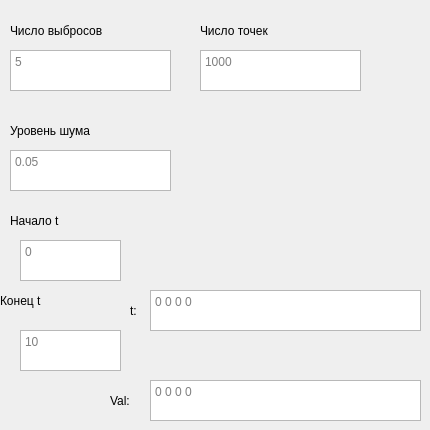
    <widget class="QWidget" name="page_hydr">
     <widget class="QTextEdit" name="n_out_hydr">
      <property name="geometry">
       <rect>
        <x>10</x>
        <y>50</y>
        <width>161</width>
        <height>41</height>
       </rect>
      </property>
      <property name="placeholderText">
       <string>5</string>
      </property>
     </widget>
     <widget class="QTextEdit" name="n_points_hydr">
      <property name="geometry">
       <rect>
        <x>200</x>
        <y>50</y>
        <width>161</width>
        <height>41</height>
       </rect>
      </property>
      <property name="placeholderText">
       <string>1000</string>
      </property>
     </widget>
     <widget class="QTextEdit" name="noiselvl_hydr">
      <property name="geometry">
       <rect>
        <x>10</x>
        <y>150</y>
        <width>161</width>
        <height>41</height>
       </rect>
      </property>
      <property name="placeholderText">
       <string>0.05</string>
      </property>
     </widget>
     <widget class="QLabel" name="label_12">
      <property name="geometry">
       <rect>
        <x>10</x>
        <y>10</y>
        <width>181</width>
        <height>41</height>
       </rect>
      </property>
      <property name="text">
       <string>Число выбросов</string>
      </property>
     </widget>
     <widget class="QLabel" name="label_13">
      <property name="geometry">
       <rect>
        <x>200</x>
        <y>10</y>
        <width>181</width>
        <height>41</height>
       </rect>
      </property>
      <property name="text">
       <string>Число точек</string>
      </property>
     </widget>
     <widget class="QLabel" name="label_14">
      <property name="geometry">
       <rect>
        <x>10</x>
        <y>110</y>
        <width>181</width>
        <height>41</height>
       </rect>
      </property>
      <property name="text">
       <string>Уровень шума</string>
      </property>
     </widget>
     <widget class="QTextEdit" name="T_min_hydr">
      <property name="geometry">
       <rect>
        <x>20</x>
        <y>240</y>
        <width>101</width>
        <height>41</height>
       </rect>
      </property>
      <property name="placeholderText">
       <string>0</string>
      </property>
     </widget>
     <widget class="QTextEdit" name="T_max_hydr">
      <property name="geometry">
       <rect>
        <x>20</x>
        <y>330</y>
        <width>101</width>
        <height>41</height>
       </rect>
      </property>
      <property name="placeholderText">
       <string>10</string>
      </property>
     </widget>
     <widget class="QLabel" name="label_37">
      <property name="geometry">
       <rect>
        <x>10</x>
        <y>200</y>
        <width>161</width>
        <height>41</height>
       </rect>
      </property>
      <property name="text">
       <string>Начало t</string>
      </property>
     </widget>
     <widget class="QLabel" name="label_38">
      <property name="geometry">
       <rect>
        <x>0</x>
        <y>280</y>
        <width>161</width>
        <height>41</height>
       </rect>
      </property>
      <property name="text">
       <string>Конец t</string>
      </property>
     </widget>
     <widget class="QTextEdit" name="T_interval_hydr">
      <property name="geometry">
       <rect>
        <x>150</x>
        <y>290</y>
        <width>271</width>
        <height>41</height>
       </rect>
      </property>
      <property name="placeholderText">
       <string>0 0 0 0</string>
      </property>
     </widget>
     <widget class="QTextEdit" name="Val_interval_hydr">
      <property name="geometry">
       <rect>
        <x>150</x>
        <y>380</y>
        <width>271</width>
        <height>41</height>
       </rect>
      </property>
      <property name="placeholderText">
       <string>0 0 0 0</string>
      </property>
     </widget>
     <widget class="QLabel" name="t_label_hydr">
      <property name="geometry">
       <rect>
        <x>130</x>
        <y>290</y>
        <width>21</width>
        <height>41</height>
       </rect>
      </property>
      <property name="text">
       <string>t:</string>
      </property>
     </widget>
     <widget class="QLabel" name="val_label_hydr">
      <property name="geometry">
       <rect>
        <x>110</x>
        <y>380</y>
        <width>41</width>
        <height>41</height>
       </rect>
      </property>
      <property name="text">
       <string>Val:</string>
      </property>
     </widget>
    </widget>
